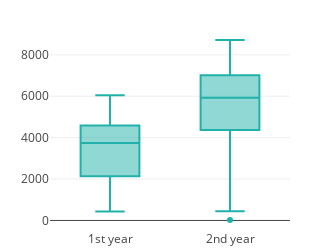

Notebook code cell kept with this figure:
### Code cell
plotly_boxplot({"1st year" : first_year_cnt, "2nd year" : second_year_cnt})

### Figure 1 — Plotly figure (JSON) as saved in the notebook; plotly's stock layout.template omitted (floating-point values rounded to 4 significant figures; data arrays with more than 128 entries replaced by an {"elided": "..."} marker saying what was removed)
{"data": [{"marker": {"color": "lightseagreen"}, "name": "1st year", "type": "box", "uid": "ebafa3c6-1973-11e9-afee-3c15c2cf2370", "y": {"elided": "365 int values"}}, {"marker": {"color": "lightseagreen"}, "name": "2nd year", "type": "box", "uid": "ebafa7cc-1973-11e9-ac8c-3c15c2cf2370", "y": {"elided": "366 int values"}}], "layout": {"height": 250, "margin": {"b": 20, "l": 50, "r": 30, "t": 30}, "showlegend": false, "width": 300}}
